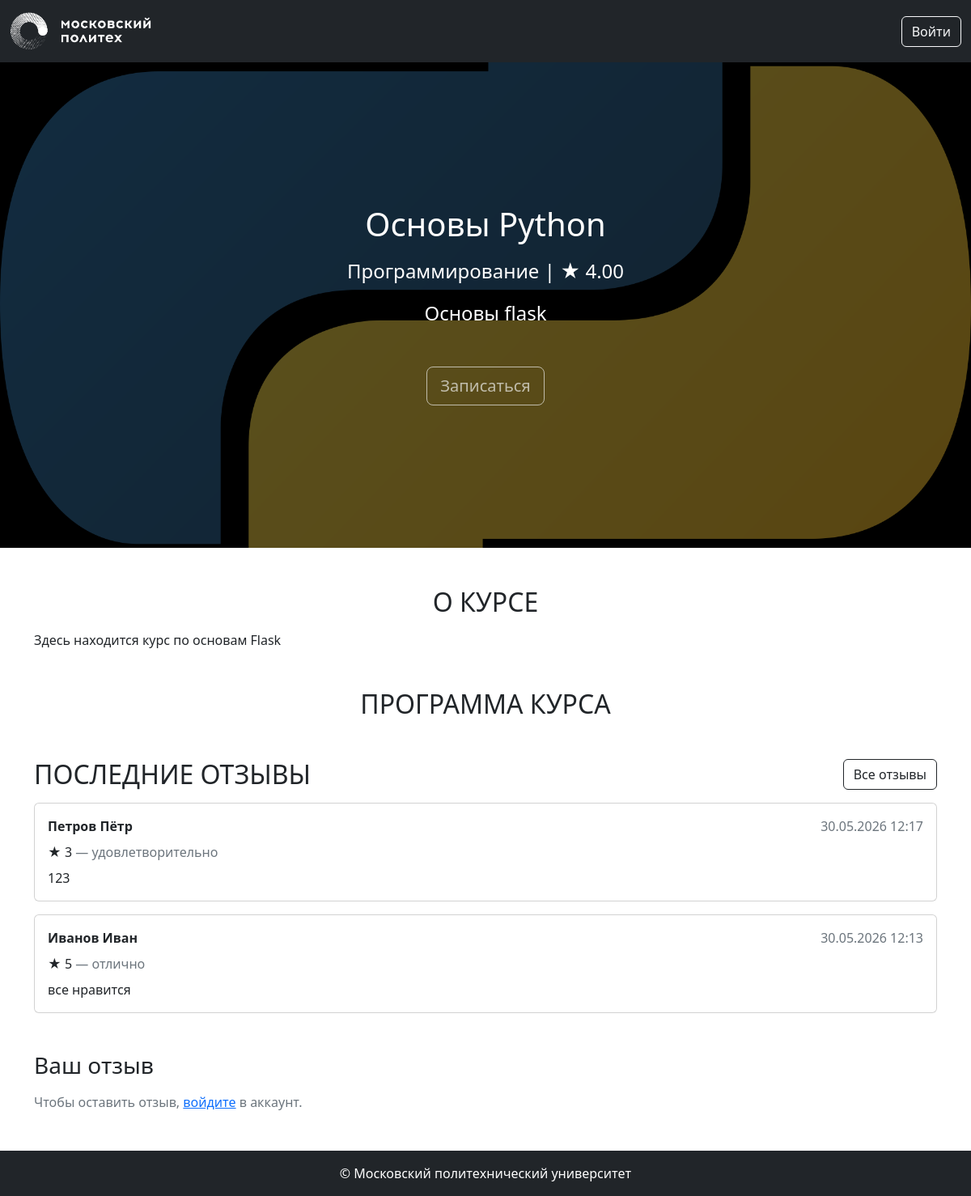
Screenshot of /courses/2 with the database file from the repository.
### app/models.py (models this page shows, shortened)
class Image(db.Model):
    __tablename__ = 'images'
    id: Mapped[str] = mapped_column(String(100), primary_key=True)
    file_name: Mapped[str] = mapped_column(String(100))
    mime_type: Mapped[str] = mapped_column(String(100))
    md5_hash: Mapped[str] = mapped_column(String(100), unique=True)
    object_id: Mapped[Optional[int]]
    object_type: Mapped[Optional[str]] = mapped_column(String(100))
    created_at: Mapped[datetime] = mapped_column(default=datetime.now)
    @property
    def url(self):
        return url_for('main.image', image_id=self.id)

class Base(DeclarativeBase):
  metadata = MetaData(naming_convention={
        "ix": 'ix_%(column_0_label)s',
        "uq": "uq_%(table_name)s_%(column_0_name)s",
        "ck": "ck_%(table_name)s_%(constraint_name)s",
        "fk": "fk_%(table_name)s_%(column_0_name)s_%(referred_table_name)s",
        "pk": "pk_%(table_name)s"
    })

class Course(Base):
    __tablename__ = 'courses'
    id: Mapped[int] = mapped_column(primary_key=True)
    name: Mapped[str] = mapped_column(String(100))
    short_desc: Mapped[str] = mapped_column(Text)
    full_desc: Mapped[str] = mapped_column(Text)
    rating_sum: Mapped[int] = mapped_column(default=0)
    rating_num: Mapped[int] = mapped_column(default=0)
    category_id: Mapped[int] = mapped_column(ForeignKey("categories.id"))
    author_id: Mapped[int] = mapped_column(ForeignKey("users.id"))
    background_image_id: Mapped[str] = mapped_column(ForeignKey("images.id"))
    created_at: Mapped[datetime] = mapped_column(default=datetime.now)
    author: Mapped["User"] = relationship()
    category: Mapped["Category"] = relationship(lazy=False)
    bg_image: Mapped["Image"] = relationship()
    @property
    def rating(self):
        if self.rating_num > 0:
            return self.rating_sum / self.rating_num
        return 0

class Category(Base):
    __tablename__ = 'categories'
    id = mapped_column(Integer, primary_key=True)
    name: Mapped[str] = mapped_column(String(100))
    parent_id: Mapped[Optional[int]] = mapped_column(ForeignKey("categories.id"))

class Review(Base):
    __tablename__ = 'reviews'
    id: Mapped[int] = mapped_column(primary_key=True)
    rating: Mapped[int] = mapped_column(Integer, nullable=False)
    text: Mapped[str] = mapped_column(Text, nullable=False)
    created_at: Mapped[datetime] = mapped_column(default=datetime.now)
    course_id: Mapped[int] = mapped_column(ForeignKey("courses.id"))
    user_id: Mapped[int] = mapped_column(ForeignKey("users.id"))
    course: Mapped["Course"] = relationship(backref="reviews")
    user: Mapped["User"] = relationship()
    RATING_LABELS = {
        5: 'отлично',
        4: 'хорошо',
        3: 'удовлетворительно',
        2: 'неудовлетворительно',
        1: 'плохо',
        0: 'ужасно',
    }

class User(Base, UserMixin):
    __tablename__ = 'users'
    id: Mapped[int] = mapped_column(primary_key=True)
    first_name: Mapped[str] = mapped_column(String(100))
    last_name: Mapped[str] = mapped_column(String(100))
    middle_name: Mapped[Optional[str]] = mapped_column(String(100))
    login: Mapped[str] = mapped_column(String(100), unique=True)
    password_hash: Mapped[str] = mapped_column(String(200))
    created_at: Mapped[datetime] = mapped_column(default=datetime.now)
    @property
    def full_name(self):
        return ' '.join([self.last_name, self.first_name, self.middle_name or ''])

### app/courses.py (the view)
@bp.route('/<int:course_id>')
def show(course_id):
    course = course_repository.get_course_by_id(course_id)
    if course is None:
        abort(404)
    latest_reviews = review_repository.get_latest_reviews(course_id, limit=5)
    user_review = None
    if current_user.is_authenticated:
        user_review = review_repository.get_user_review(course_id, current_user.id)
    return render_template(
        'courses/show.html',
        course=course,
        latest_reviews=latest_reviews,
        user_review=user_review,
        rating_labels=Review.RATING_LABELS,
    )

### app/repositories/course_repository.py (called while the page is built)
    def get_course_by_id(self, course_id):
        return self.db.session.get(Course, course_id)

### app/repositories/review_repository.py (called while the page is built)
    def get_latest_reviews(self, course_id, limit=5):
        query = (
            self.db.select(Review)
            .filter(Review.course_id == course_id)
            .order_by(desc(Review.created_at))
            .limit(limit)
        )
        return self.db.session.execute(query).scalars().all()

### app/templates/courses/show.html (shortened to what this page needs)
{% extends 'base.html' %}
{% block content %}
<div class="title-area position-relative" style="background-image: url({{ course.bg_image.url }});">
    <div class="h-100 w-100 py-5 d-flex text-center position-absolute" style="background-color: rgba(0, 0, 0, 0.65);">
        <div class="m-auto">
            <h1 class="title mb-3 font-weight-bold">{{ course.name }}</h1>
            <p class="mb-3 mx-auto">
                {{ course.category.name }} | <span>★</span> <span>{{ "%.2f" | format(course.rating) }}</span>
            </p>
            <div class="container">
                <p class="description w-75 mb-5 mx-auto">
                    {{ course.short_desc }}
                </p>
            </div>
            {% if current_user.is_authenticated %}
                <a href="#" class="btn btn-outline-light btn-lg">Перейти к материалам курса</a>
            {% else %}
                <button class="btn btn-outline-light btn-lg" disabled>Записаться</button>
            {% endif %}
        </div>
    </div>
</div>
<div class="container mt-5">
    <section class="about mb-5">
        <h2 class="mb-3 text-center text-uppercase font-weight-bold">О курсе</h2>
        <p>{{ course.full_desc }}</p>
    </section>
    <section class="program mb-5">
        <h2 class="mb-3 text-center text-uppercase font-weight-bold">Программа курса</h2>
    </section>
    <section class="reviews mb-5">
        <div class="d-flex align-items-center mb-3">
            <h2 class="mb-0 text-uppercase font-weight-bold">Последние отзывы</h2>
            <a href="{{ url_for('courses.reviews', course_id=course.id) }}"
               class="btn btn-outline-dark ms-auto">Все отзывы</a>
        </div>
        {% if latest_reviews %}
            {% for review in latest_reviews %}
                {% include 'courses/_review_item.html' %}
            {% endfor %}
        {% else %}
            <p class="text-muted">Пока нет ни одного отзыва. Будьте первым!</p>
        {% endif %}
    </section>
    {% include 'courses/_review_form.html' %}
</div>
{% endblock %}

### app/templates/courses/_review_item.html
<div class="card mb-3">
    <div class="card-body">
        <div class="d-flex justify-content-between mb-2">
            <strong>{{ review.user.full_name }}</strong>
            <span class="text-muted">{{ review.created_at.strftime('%d.%m.%Y %H:%M') }}</span>
        </div>
        <p class="mb-2">
            <span class="rating">★ {{ review.rating }}</span>
            <span class="text-muted">— {{ rating_labels[review.rating] }}</span>
        </p>
        <p class="mb-0" style="white-space: pre-line;">{{ review.text }}</p>
    </div>
</div>

### app/static/styles.css (style rules this page uses)
.title-area { background-color: black; background-position: center; background-repeat: no-repeat; background-size: cover; color: white; font-size: 1.5rem; min-height: calc(75vh); }

### rows the page displays
Image: bg_image (picture)
Course: name "Основы Python", rating "4.00", short_desc "Основы flask", full_desc "Здесь находится курс по основам Flask"
Category: category.name "Программирование"
Review: user.full_name "Петров Пётр", created_at "30.05.2026 12:17", rating "3", rating "удовлетворительно", text "123"
Review: user.full_name "Иванов Иван", created_at "30.05.2026 12:13", rating "5", rating "отлично", text "все нравится"
